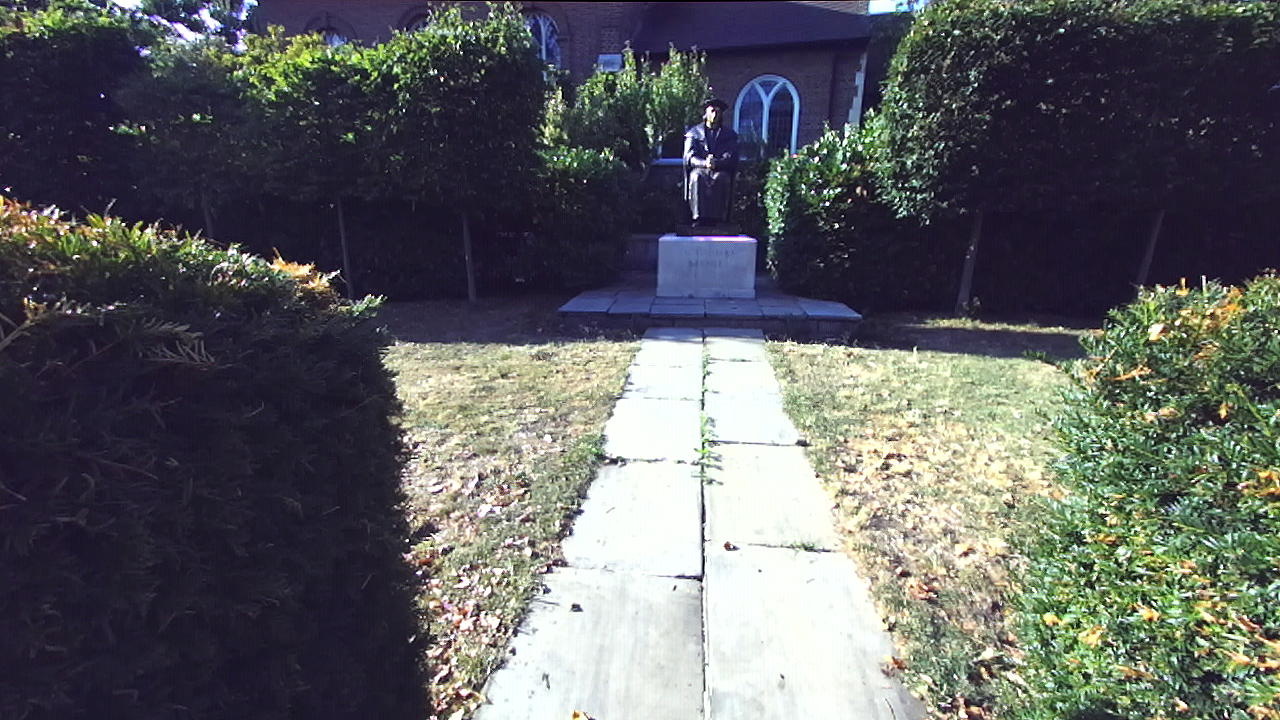
//> input picture left_000041.png, 1280 x 720 px
$ ./test_libsgm ../left_000041.png ../right_000041.png   (built with g++ and OpenCV 4)
//> lines starting //> are read from the running program, lines starting //| are printed output that depends on the picture
#include <opencv2/opencv.hpp>
#include "libsgm_wrapper.h"   // 用 wrapper
#include <libsgm.h>           // 為了讀 SUBPIXEL_SCALE
#include <iostream>
#include "cnpy.h"

int main(int argc, char* argv[]) {
    if (argc < 3) {
        std::cerr << "Usage: " << argv[0] << " <left_image> <right_image>" << std::endl;
        return -1;
    }

    cv::Mat left  = cv::imread(argv[1], cv::IMREAD_GRAYSCALE);
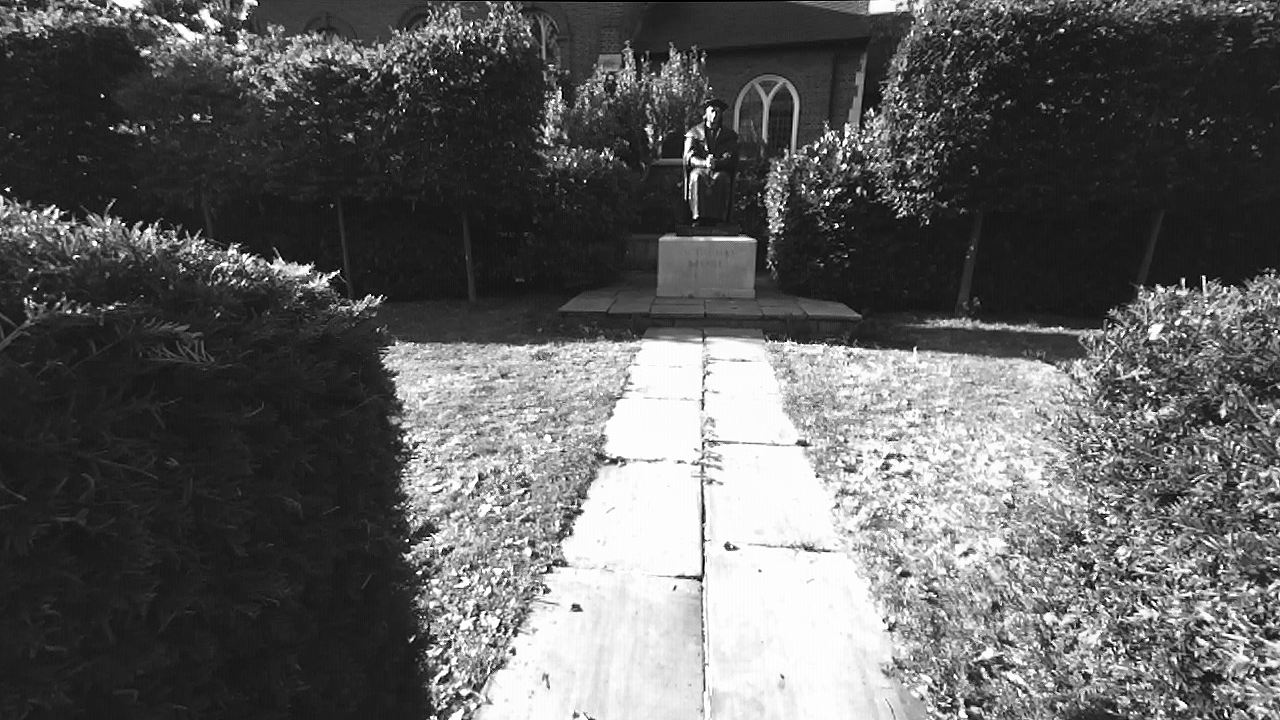
//> left: 720 rows x 1280 cols, CV_8UC1; min 0, max 255, mean 95.7
    cv::Mat right = cv::imread(argv[2], cv::IMREAD_GRAYSCALE);
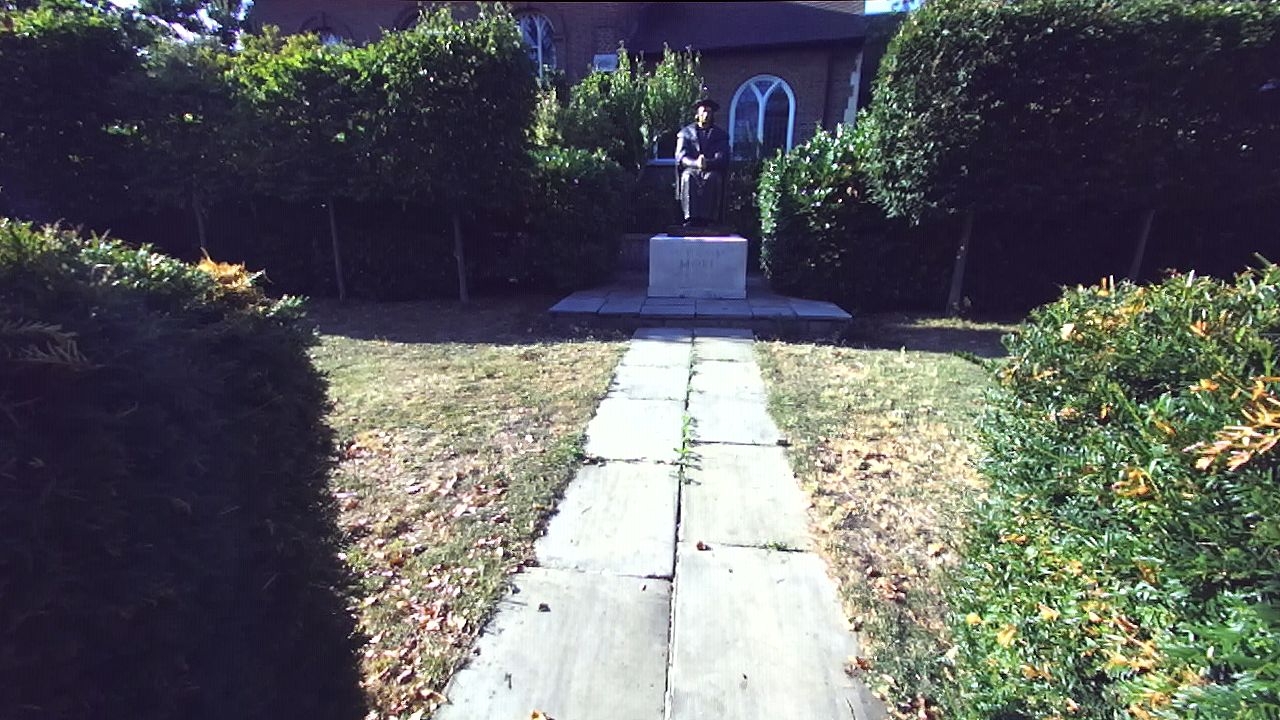
//> input picture right_000041.png, 1280 x 720 px
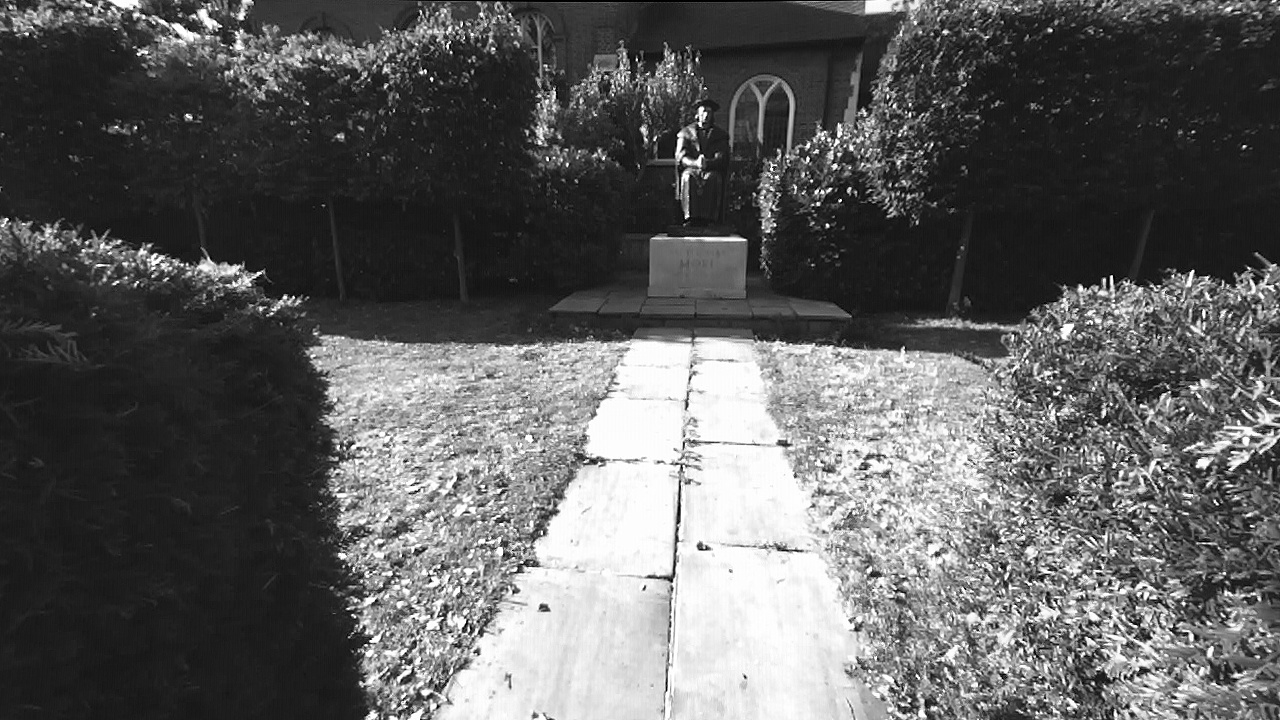
//> right: 720 rows x 1280 cols, CV_8UC1; min 0, max 255, mean 95.2
    if (left.empty() || right.empty()) {
        std::cerr << "Error: failed to load input images." << std::endl;
        return -1;
    }
    if (left.size() != right.size()) {
        std::cerr << "Error: left/right size mismatch." << std::endl;
        return -1;
    }

    // --- 1) 建立 Wrapper（可依需要調參） ---
    const int numDisp = 128;  // 必為 16 的倍數
    const bool useSubpixel = true;
//> (the run ends here: the program needs code that is not available in this run, at `sgm::LibSGMWrapper sgmw(`)
